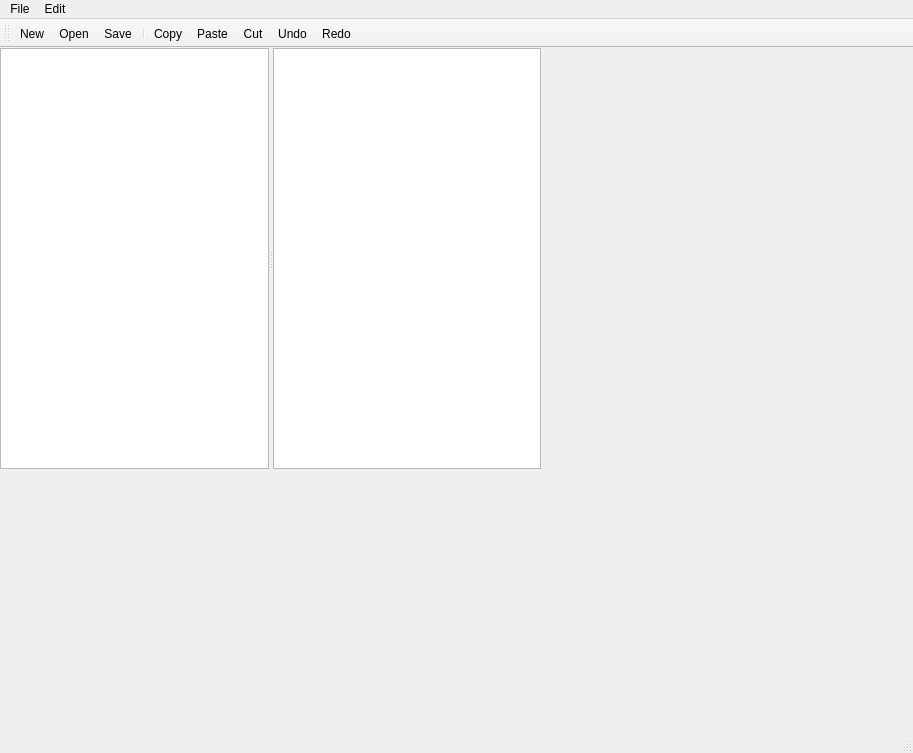
<?xml version="1.0" encoding="UTF-8"?>
<ui version="4.0">
 <class>MainWindow</class>
 <widget class="QMainWindow" name="MainWindow">
  <property name="geometry">
   <rect>
    <x>0</x>
    <y>0</y>
    <width>913</width>
    <height>753</height>
   </rect>
  </property>
  <property name="windowTitle">
   <string>MainWindow</string>
  </property>
  <widget class="QWidget" name="centralWidget">
   <widget class="QSplitter" name="splitter">
    <property name="geometry">
     <rect>
      <x>0</x>
      <y>0</y>
      <width>541</width>
      <height>421</height>
     </rect>
    </property>
    <property name="orientation">
     <enum>Qt::Horizontal</enum>
    </property>
    <widget class="QTreeView" name="fileBrowser"/>
    <widget class="QTextEdit" name="textEdit"/>
   </widget>
  </widget>
  <widget class="QMenuBar" name="menuBar">
   <property name="geometry">
    <rect>
     <x>0</x>
     <y>0</y>
     <width>913</width>
     <height>22</height>
    </rect>
   </property>
   <widget class="QMenu" name="menuFile">
    <property name="title">
     <string>File</string>
    </property>
    <addaction name="actionNew"/>
    <addaction name="actionOpen"/>
    <addaction name="actionSave"/>
    <addaction name="actionExit"/>
   </widget>
   <widget class="QMenu" name="menuEdit">
    <property name="title">
     <string>Edit</string>
    </property>
    <addaction name="actionCopy"/>
    <addaction name="actionPaste"/>
    <addaction name="actionCut"/>
    <addaction name="actionUndo"/>
    <addaction name="actionRedo"/>
   </widget>
   <addaction name="menuFile"/>
   <addaction name="menuEdit"/>
  </widget>
  <widget class="QToolBar" name="mainToolBar">
   <attribute name="toolBarArea">
    <enum>TopToolBarArea</enum>
   </attribute>
   <attribute name="toolBarBreak">
    <bool>false</bool>
   </attribute>
   <addaction name="actionNew"/>
   <addaction name="actionOpen"/>
   <addaction name="actionSave"/>
   <addaction name="separator"/>
   <addaction name="actionCopy"/>
   <addaction name="actionPaste"/>
   <addaction name="actionCut"/>
   <addaction name="actionUndo"/>
   <addaction name="actionRedo"/>
  </widget>
  <widget class="QStatusBar" name="statusBar"/>
  <action name="actionNew">
   <property name="icon">
    <iconset resource="../resources/resources.qrc">
     <normaloff>:/imgs/new.svg</normaloff>:/imgs/new.svg</iconset>
   </property>
   <property name="text">
    <string>New</string>
   </property>
  </action>
  <action name="actionOpen">
   <property name="icon">
    <iconset resource="../resources/resources.qrc">
     <normaloff>:/imgs/open.svg</normaloff>:/imgs/open.svg</iconset>
   </property>
   <property name="text">
    <string>Open</string>
   </property>
  </action>
  <action name="actionSave">
   <property name="icon">
    <iconset resource="../resources/resources.qrc">
     <normaloff>:/imgs/floppy-disk.svg</normaloff>:/imgs/floppy-disk.svg</iconset>
   </property>
   <property name="text">
    <string>Save</string>
   </property>
  </action>
  <action name="actionExit">
   <property name="text">
    <string>Exit</string>
   </property>
  </action>
  <action name="actionCopy">
   <property name="icon">
    <iconset>
     <normalon>:/imgs/copy.svg</normalon>
    </iconset>
   </property>
   <property name="text">
    <string>Copy</string>
   </property>
  </action>
  <action name="actionPaste">
   <property name="icon">
    <iconset>
     <normalon>:/imgs/paste.svg</normalon>
    </iconset>
   </property>
   <property name="text">
    <string>Paste</string>
   </property>
  </action>
  <action name="actionCut">
   <property name="icon">
    <iconset>
     <normalon>:/imgs/scissors.svg</normalon>
    </iconset>
   </property>
   <property name="text">
    <string>Cut</string>
   </property>
  </action>
  <action name="actionUndo">
   <property name="text">
    <string>Undo</string>
   </property>
  </action>
  <action name="actionRedo">
   <property name="text">
    <string>Redo</string>
   </property>
  </action>
 </widget>
 <layoutdefault spacing="6" margin="11"/>
 <resources>
  <include location="../resources/resources.qrc"/>
 </resources>
 <connections/>
</ui>
